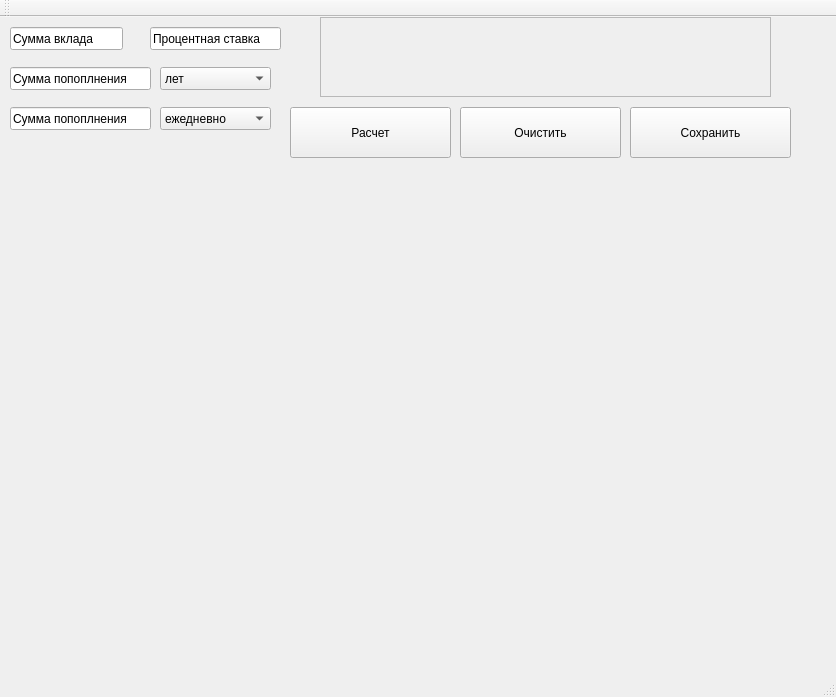
<?xml version="1.0" encoding="UTF-8"?>
<ui version="4.0">
 <class>MainWindow</class>
 <widget class="QMainWindow" name="MainWindow">
  <property name="geometry">
   <rect>
    <x>0</x>
    <y>0</y>
    <width>836</width>
    <height>697</height>
   </rect>
  </property>
  <property name="windowTitle">
   <string>MainWindow</string>
  </property>
  <widget class="QWidget" name="centralwidget">
   <widget class="QPushButton" name="button_start">
    <property name="geometry">
     <rect>
      <x>290</x>
      <y>90</y>
      <width>161</width>
      <height>51</height>
     </rect>
    </property>
    <property name="text">
     <string>Расчет</string>
    </property>
   </widget>
   <widget class="QPushButton" name="button_clear">
    <property name="geometry">
     <rect>
      <x>460</x>
      <y>90</y>
      <width>161</width>
      <height>51</height>
     </rect>
    </property>
    <property name="text">
     <string>Очистить</string>
    </property>
   </widget>
   <widget class="QPushButton" name="button_save">
    <property name="geometry">
     <rect>
      <x>630</x>
      <y>90</y>
      <width>161</width>
      <height>51</height>
     </rect>
    </property>
    <property name="text">
     <string>Cохранить</string>
    </property>
   </widget>
   <widget class="QComboBox" name="replenishment_period">
    <property name="geometry">
     <rect>
      <x>160</x>
      <y>90</y>
      <width>111</width>
      <height>23</height>
     </rect>
    </property>
    <item>
     <property name="text">
      <string>ежедневно</string>
     </property>
    </item>
    <item>
     <property name="text">
      <string>ежеедельно</string>
     </property>
    </item>
    <item>
     <property name="text">
      <string>ежемесячно</string>
     </property>
    </item>
    <item>
     <property name="text">
      <string>ежеквартально</string>
     </property>
    </item>
    <item>
     <property name="text">
      <string>раз в полгода</string>
     </property>
    </item>
    <item>
     <property name="text">
      <string>ежегодно</string>
     </property>
    </item>
   </widget>
   <widget class="QComboBox" name="date_tip_deposit">
    <property name="geometry">
     <rect>
      <x>160</x>
      <y>50</y>
      <width>111</width>
      <height>23</height>
     </rect>
    </property>
    <item>
     <property name="text">
      <string>лет</string>
     </property>
    </item>
    <item>
     <property name="text">
      <string>месяцев</string>
     </property>
    </item>
    <item>
     <property name="text">
      <string>недель</string>
     </property>
    </item>
    <item>
     <property name="text">
      <string>дней</string>
     </property>
    </item>
   </widget>
   <widget class="QLineEdit" name="deposite_date">
    <property name="geometry">
     <rect>
      <x>10</x>
      <y>50</y>
      <width>141</width>
      <height>23</height>
     </rect>
    </property>
    <property name="inputMask">
     <string>Сумма попоплнения</string>
    </property>
    <property name="text">
     <string>Сумма попоплнения</string>
    </property>
   </widget>
   <widget class="QLineEdit" name="sum_replenishment">
    <property name="geometry">
     <rect>
      <x>10</x>
      <y>90</y>
      <width>141</width>
      <height>23</height>
     </rect>
    </property>
    <property name="inputMask">
     <string>Сумма попоплнения</string>
    </property>
    <property name="text">
     <string>Сумма попоплнения</string>
    </property>
   </widget>
   <widget class="QLineEdit" name="sum_start_deposit">
    <property name="geometry">
     <rect>
      <x>10</x>
      <y>10</y>
      <width>113</width>
      <height>23</height>
     </rect>
    </property>
    <property name="inputMask">
     <string>Сумма вклада</string>
    </property>
    <property name="text">
     <string>Сумма вклада</string>
    </property>
   </widget>
   <widget class="QLineEdit" name="iterest_rate">
    <property name="geometry">
     <rect>
      <x>150</x>
      <y>10</y>
      <width>131</width>
      <height>23</height>
     </rect>
    </property>
    <property name="inputMask">
     <string>Процентная ставка</string>
    </property>
    <property name="text">
     <string>Процентная ставка</string>
    </property>
   </widget>
   <widget class="QScrollArea" name="scrollArea">
    <property name="geometry">
     <rect>
      <x>320</x>
      <y>0</y>
      <width>451</width>
      <height>80</height>
     </rect>
    </property>
    <property name="widgetResizable">
     <bool>true</bool>
    </property>
    <widget class="QWidget" name="scrollAreaWidgetContents">
     <property name="geometry">
      <rect>
       <x>0</x>
       <y>0</y>
       <width>449</width>
       <height>78</height>
      </rect>
     </property>
    </widget>
   </widget>
  </widget>
  <widget class="QMenuBar" name="menubar">
   <property name="geometry">
    <rect>
     <x>0</x>
     <y>0</y>
     <width>836</width>
     <height>20</height>
    </rect>
   </property>
  </widget>
  <widget class="QStatusBar" name="statusbar"/>
  <widget class="QToolBar" name="toolBar">
   <property name="windowTitle">
    <string>toolBar</string>
   </property>
   <attribute name="toolBarArea">
    <enum>TopToolBarArea</enum>
   </attribute>
   <attribute name="toolBarBreak">
    <bool>false</bool>
   </attribute>
  </widget>
 </widget>
 <resources/>
 <connections/>
</ui>
